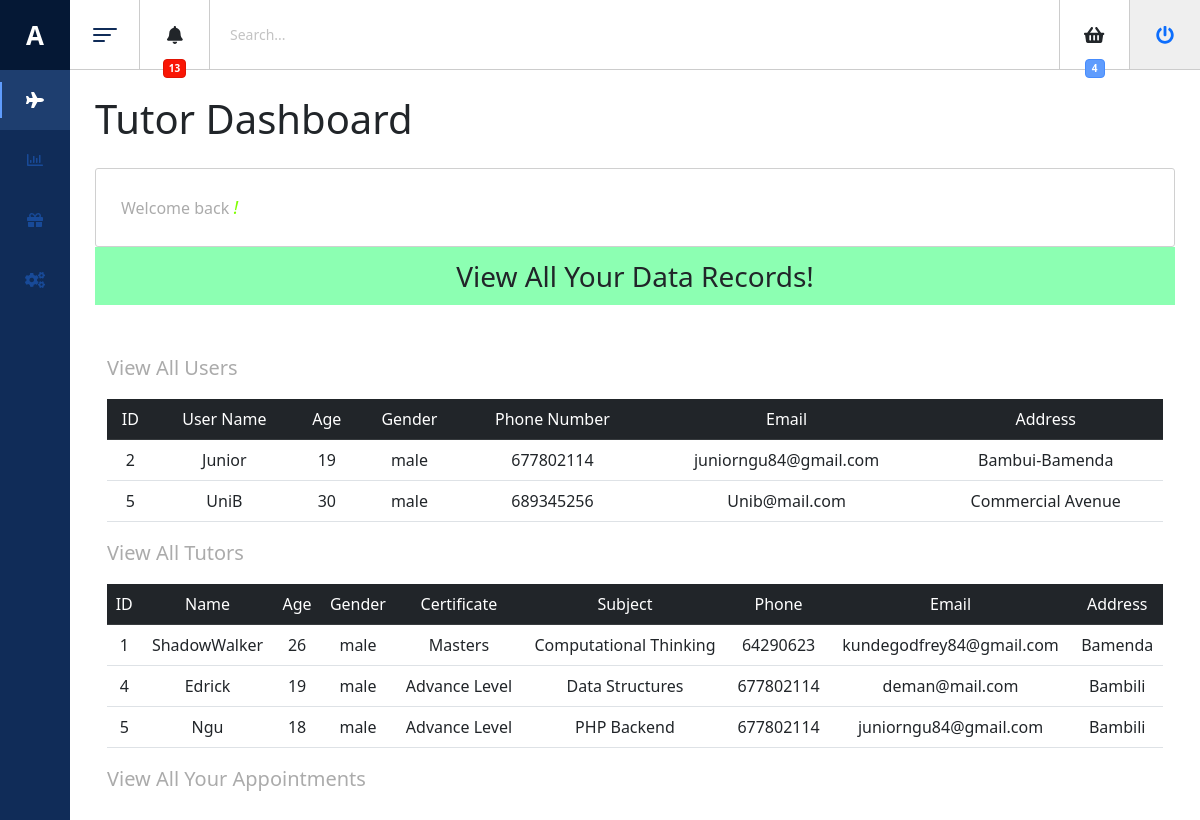
The app's page /tutor/dashboard.php with its own data.
### tables this page shows
CREATE TABLE `users` (
  `user_id` int(11) NOT NULL,
  `user_name` varchar(256) NOT NULL,
  `age` int(128) NOT NULL,
  `gender` tinytext NOT NULL,
  `phone_number` int(13) NOT NULL,
  `email` varchar(256) NOT NULL,
  `address` varchar(256) DEFAULT NULL,
  `user_pwd` varchar(256) NOT NULL
);

CREATE TABLE `tutor` (
  `tutor_id` int(11) NOT NULL,
  `tutor_name` varchar(30) NOT NULL,
  `age` int(4) NOT NULL,
  `gender` tinytext NOT NULL,
  `certificate` varchar(256) NOT NULL,
  `subject_tutoring` varchar(256) NOT NULL,
  `tutor_phone` int(13) NOT NULL,
  `tutor_email` varchar(256) NOT NULL,
  `tutor_address` varchar(256) NOT NULL,
  `tutor_pwd` varchar(256) NOT NULL
);

### tutor/dashboard.php (the view, shortened to what this page needs)
<!DOCTYPE html>
<html>
	<head>
		<link href="../css/dashboard.css" rel="stylesheet" type="text/css">
    <link rel="stylesheet" href="https://cdnjs.cloudflare.com/ajax/libs/font-awesome/6.3.0/css/all.min.css" />
    <link href="https://cdn.jsdelivr.net/npm/bootstrap@5.3.0-alpha1/dist/css/bootstrap.min.css" rel="stylesheet">
    <script src='https://use.fontawesome.com/releases/v5.0.8/js/all.js'></script>		</head>
	</head>
  <body class="sidebar-is-reduced">
    <header class="l-header">
      <div class="l-header__inner clearfix">
        <div class="c-header-icon js-hamburger">
          <div class="hamburger-toggle"><span class="bar-top"></span><span class="bar-mid"></span><span class="bar-bot"></span></div>
        </div>
        <div class="c-header-icon has-dropdown"><span class="c-badge c-badge--red c-badge--header-icon animated swing">13</span><i class="fa fa-bell"></i>
        </div>
        <div class="c-search">
          <input class="c-search__input u-input" placeholder="Search..." type="text"/>
        </div>
        <div class="header-icons-group">
          <div class="c-header-icon basket"><span class="c-badge c-badge--blue c-badge--header-icon animated swing">4</span><i class="fa fa-shopping-basket"></i></div>
            <div class="c-header-icon logout">
              <form action="../includes/logout.php" method="post" class="c-header-icon logout">
                <button class="c-header-icon logout" type="submit" name="logout-submit" style="border:none;"><a href="#"><i class="fa fa-power-off"></i></a></button>
              </form>
            </div>
        </div>
      </div>
    </header>
    <div class="l-sidebar">
      <div class="logo">
        <div class="logo__txt">A</div>
      </div>
      <div class="l-sidebar__content">
        <nav class="c-menu js-menu">
          <ul class="u-list">
            <li class="c-menu__item is-active" data-toggle="tooltip" title="Flights">
              <div class="c-menu__item__inner"><i class="fa fa-plane"></i>
              </div>
            </li>
            <li class="c-menu__item has-submenu" data-toggle="tooltip" title="Statistics">
              <div class="c-menu__item__inner"><i class="far fa-chart-bar"></i>
              </div>
            </li>
            <li class="c-menu__item has-submenu" data-toggle="tooltip" title="Gifts">
              <div class="c-menu__item__inner"><i class="fa fa-gift"></i>
              </div>
            </li>
            <li class="c-menu__item has-submenu" data-toggle="tooltip" title="Settings">
              <div class="c-menu__item__inner"><i class="fa fa-cogs"></i>
              </div>
            </li>
          </ul>
        </nav>
      </div>
    </div>
  </body>
  <main class="l-main">
    <div class="content-wrapper content-wrapper--with-bg">
      <h1 class="page-title">Tutor Dashboard</h1>
      <div class="page-content">Welcome back <em style="font-size: 18px; color: chartreuse;"><?php echo ucfirst($_SESSION['tutorName']);?>!</em></div>
      <nav class="navbar navbar-light justify-content-center fs-3 mb-5" style="background-color:#00ff5573;">
            View All Your Data Records!
      </nav>
      <div class="container">
        <p class="lead">View All Users</p>
        <table class="table table-hover text-center">
          <thead class="table-dark">
            <tr>
              <td scope="col">ID</td>
              <td scope="col">User Name</td>
              <td scope="col">Age</td>
              <td scope="col">Gender</td>
              <td scope="col">Phone Number</td>
              <td scope="col">Email</td>
              <td scope="col">Address</td>
            </tr>
          </thead>
          <tbody>
          <?php
            include('../includes/databaseconnection.php');
            $sql = "SELECT * FROM users";
            $result = mysqli_query($conn, $sql);
            while ($row = mysqli_fetch_assoc($result)) {
              ?>
              <tr>
                <td><?php echo $row['user_id']; ?></td>
                <td><?php echo $row['user_name']; ?></td>
                <td><?php echo $row['age']; ?></td>
                <td><?php echo $row['gender']; ?></td>
                <td><?php echo $row['phone_number']; ?></td>
                <td><?php echo $row['email']; ?></td>
                <td><?php echo $row['address']; ?></td>
            </tr>
              <?php
            }
          ?>
          </tbody>
        </table>
      </div>
      <div class="container">
        <p class="lead">View All Tutors</p>
        <table class="table table-hover text-center">
          <thead class="table-dark">
            <tr>
              <td scope="col">ID</td>
              <td scope="col">Name</td>
              <td scope="col">Age</td>
              <td scope="col">Gender</td>
              <td scope="col">Certificate</td>
              <td scope="col">Subject</td>
              <td scope="col">Phone</td>
              <td scope="col">Email</td>
              <td scope="col">Address</td>
            </tr>
          </thead>
          <tbody>
            <?php
                include('../includes/databaseconnection.php');
                $sql = "SELECT * FROM tutor";
                $result = mysqli_query($conn, $sql);
                while ($row = mysqli_fetch_assoc($result)) {
              ?>
                <tr>
                  <td><?php echo $row['tutor_id']; ?></td>
                  <td><?php echo $row['tutor_name']; ?></td>
                  <td><?php echo $row['age']; ?></td>
                  <td><?php echo $row['gender']; ?></td>
                  <td><?php echo $row['certificate']; ?></td>
                  <td><?php echo $row['subject_tutoring']; ?></td>
                  <td><?php echo $row['tutor_phone']; ?></td>
                  <td><?php echo $row['tutor_email']; ?></td>
                  <td><?php echo $row['tutor_address']; ?></td>
                </tr>
                <?php
              }
            ?>
          </tbody>
        </table>
      </div>
      <div class="container">
        <p class="lead">View All Your Appointments</p>
      </div>
    </div>
  </main>
		  </body>
</html>

### records on screen
users: user_id "2", user_name "Junior", age "19", gender "male", phone_number "677802114", email "juniorngu84@gmail.com", address "Bambui-Bamenda"
users: user_id "5", user_name "UniB", age "30", gender "male", phone_number "689345256", email "Unib@mail.com", address "Commercial Avenue"
tutor: tutor_id "1", tutor_name "ShadowWalker", age "26", gender "male", certificate "Masters", subject_tutoring "Computational Thinking", tutor_phone "64290623", tutor_email "kundegodfrey84@gmail.com", tutor_address "Bamenda"
tutor: tutor_id "4", tutor_name "Edrick", age "19", gender "male", certificate "Advance Level", subject_tutoring "Data Structures", tutor_phone "677802114", tutor_email "deman@mail.com", tutor_address "Bambili"
tutor: tutor_id "5", tutor_name "Ngu", age "18", gender "male", certificate "Advance Level", subject_tutoring "PHP Backend", tutor_phone "677802114", tutor_email "juniorngu84@gmail.com", tutor_address "Bambili"
